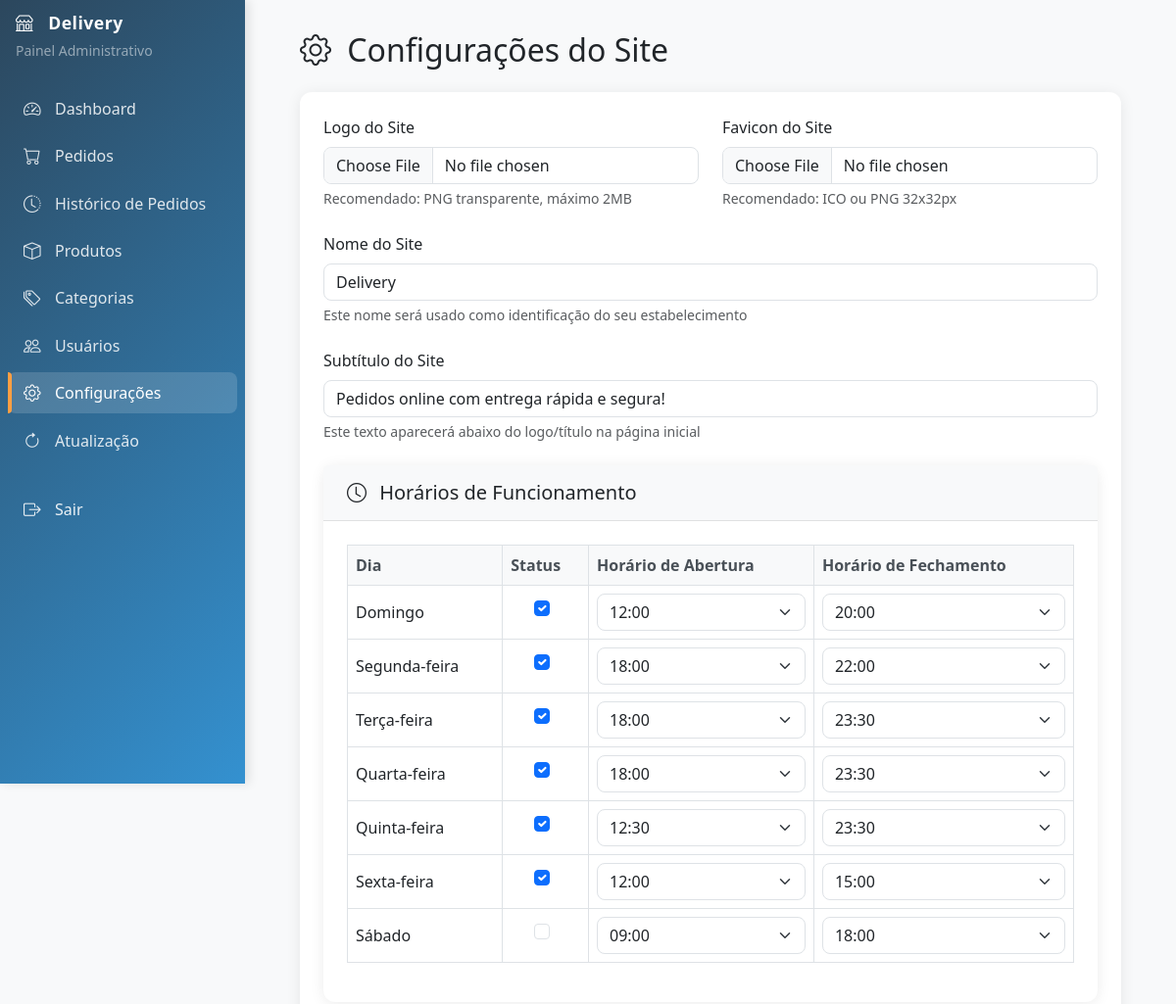
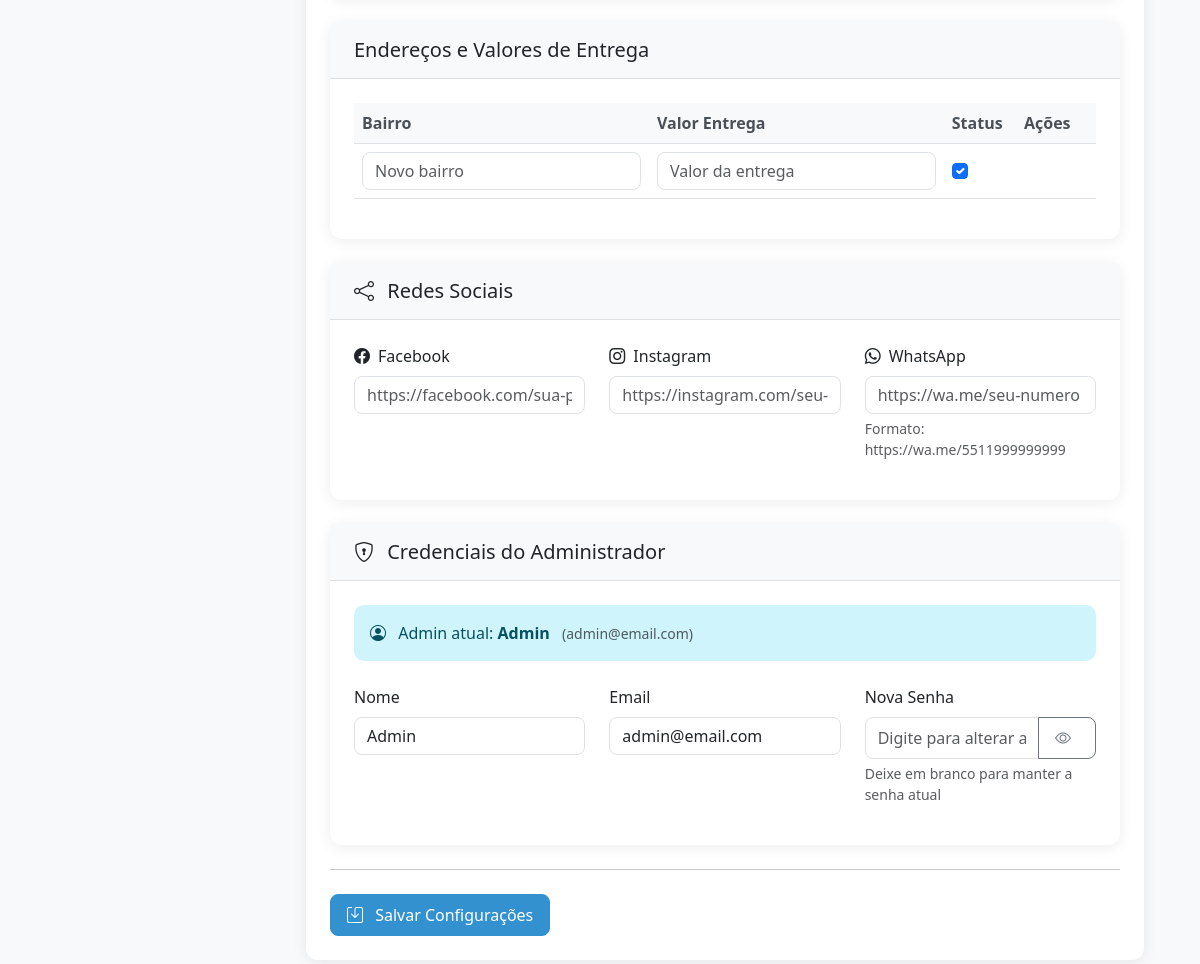
/admin/configuracoes.php (signed in), run on the app's committed database (2 pictures, top to bottom).
### tables this page shows
CREATE TABLE `usuarios` (
  `id` int(11) NOT NULL,
  `nome` varchar(100) NOT NULL,
  `email` varchar(100) NOT NULL,
  `endereco` varchar(255) DEFAULT NULL,
  `bairro` varchar(255) DEFAULT NULL,
  `senha` varchar(255) NOT NULL,
  `tipo` enum('admin','cliente') DEFAULT 'cliente',
  `status` tinyint(1) DEFAULT 1,
  `created_at` timestamp NOT NULL DEFAULT current_timestamp(),
  `telefone` varchar(20) DEFAULT NULL
);

### admin/configuracoes.php (the view, shortened to what the rows shown need)
<?php
require_once '../config/config.php';
?>
<!DOCTYPE html>
<html lang="pt-BR">
<head>
    <link href="https://cdn.jsdelivr.net/npm/bootstrap@5.3.0/dist/css/bootstrap.min.css" rel="stylesheet">
    <link href="https://cdn.jsdelivr.net/npm/bootstrap-icons@1.7.2/font/bootstrap-icons.css" rel="stylesheet">
</head>
<body>
    <div class="main-content">
        <div class="container-fluid px-4">
            <div class="d-flex justify-content-between align-items-center mb-4">
                <h2 class="mb-0">
                    <i class="bi bi-gear me-2"></i>
                    Configurações do Site
                </h2>
            </div>
            <div class="card">
                <div class="card-body">
                    <form method="POST" enctype="multipart/form-data">
                        <div class="card mb-4">
                            <div class="card-body">
                                <div class="table-responsive">
                                    <table class="table table-bordered">
                                        <thead>
                                            <tr>
                                                <th>Dia</th>
                                                <th>Status</th>
                                                <th>Horário de Abertura</th>
                                                <th>Horário de Fechamento</th>
                                            </tr>
                                        </thead>
                                    </table>
                                </div>
                            </div>
                        </div>
                        <div class="card mb-4">
                            <div class="card-body">
                                <div class="table-responsive">
                                    <table class="table">
                                        <thead>
                                            <tr>
                                                <th>Bairro</th>
                                                <th>Valor Entrega</th>
                                                <th>Status</th>
                                                <th style="width: 80px;">Ações</th>
                                            </tr>
                                        </thead>
                                    </table>
                                </div>
                            </div>
                        </div>
                        <div class="card mb-4">
                            <div class="card-body">
                                <?php
                                $sql = "SELECT id, nome, email FROM usuarios WHERE tipo = 'admin' LIMIT 1";
                                $result = $conn->query($sql);
                                $admin = $result->fetch_assoc();
                                ?>
                                <div class="alert alert-info mb-4">
                                    <div class="d-flex align-items-center">
                                        <div>
                                            <i class="bi bi-person-circle me-2"></i>
                                            Admin atual: <strong><?php echo htmlspecialchars($admin['nome']); ?></strong>
                                            <small class="text-muted ms-2">(<?php echo htmlspecialchars($admin['email']); ?>)</small>
                                        </div>
                                    </div>
                                </div>
                                <div class="row">
                                    <div class="col-md-4 mb-3">
                                        <label class="form-label">Nome</label>
                                        <input type="text" class="form-control" name="admin_nome"
                                               value="<?php echo htmlspecialchars($admin['nome']); ?>">
                                    </div>
                                    <div class="col-md-4 mb-3">
                                        <label class="form-label">Email</label>
                                        <input type="email" class="form-control" name="admin_email"
                                               value="<?php echo htmlspecialchars($admin['email']); ?>">
                                    </div>
                                </div>
                            </div>
                        </div>
                    </form>
                </div>
            </div>
        </div>
    </div>
</body>
</html>

### data on the page
usuarios: nome "Admin", email "admin@email.com", admin_nome "Admin", admin_email "admin@email.com"

### other printed values
SITE_TITLE "Delivery"
$nome "Domingo"
$nome "Segunda-feira"
$nome "Terça-feira"
$nome "Quarta-feira"
$nome "Quinta-feira"
$nome "Sexta-feira"
$nome "Sábado"
form field value "12:00"
form field value "20:00"
form field value "18:00"
form field value "22:00"
form field value "23:30"
form field value "12:30"
form field value "15:00"
